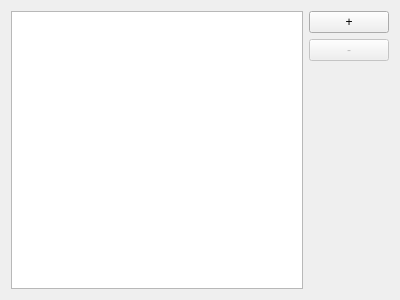
<?xml version="1.0" encoding="UTF-8"?>
<ui version="4.0">
 <class>PropertiesViewBase</class>
 <widget class="QWidget" name="PropertiesViewBase">
  <property name="geometry">
   <rect>
    <x>0</x>
    <y>0</y>
    <width>400</width>
    <height>300</height>
   </rect>
  </property>
  <property name="windowTitle">
   <string>Form</string>
  </property>
  <layout class="QGridLayout" name="gridLayout">
   <item row="0" column="0" rowspan="3">
    <widget class="QTableView" name="tableView">
     <property name="alternatingRowColors">
      <bool>true</bool>
     </property>
     <property name="selectionMode">
      <enum>QAbstractItemView::SingleSelection</enum>
     </property>
     <property name="selectionBehavior">
      <enum>QAbstractItemView::SelectRows</enum>
     </property>
     <property name="verticalScrollMode">
      <enum>QAbstractItemView::ScrollPerPixel</enum>
     </property>
     <property name="cornerButtonEnabled">
      <bool>false</bool>
     </property>
     <attribute name="horizontalHeaderVisible">
      <bool>false</bool>
     </attribute>
     <attribute name="horizontalHeaderStretchLastSection">
      <bool>true</bool>
     </attribute>
     <attribute name="verticalHeaderVisible">
      <bool>false</bool>
     </attribute>
    </widget>
   </item>
   <item row="0" column="1">
    <widget class="QPushButton" name="btnAdd">
     <property name="toolTip">
      <string>Create new property</string>
     </property>
     <property name="text">
      <string>+</string>
     </property>
    </widget>
   </item>
   <item row="1" column="1">
    <widget class="QPushButton" name="btnDel">
     <property name="enabled">
      <bool>false</bool>
     </property>
     <property name="toolTip">
      <string>Delete selected property</string>
     </property>
     <property name="text">
      <string>-</string>
     </property>
    </widget>
   </item>
   <item row="2" column="1">
    <spacer name="verticalSpacer">
     <property name="orientation">
      <enum>Qt::Vertical</enum>
     </property>
     <property name="sizeHint" stdset="0">
      <size>
       <width>29</width>
       <height>221</height>
      </size>
     </property>
    </spacer>
   </item>
  </layout>
 </widget>
 <resources/>
 <connections/>
</ui>
